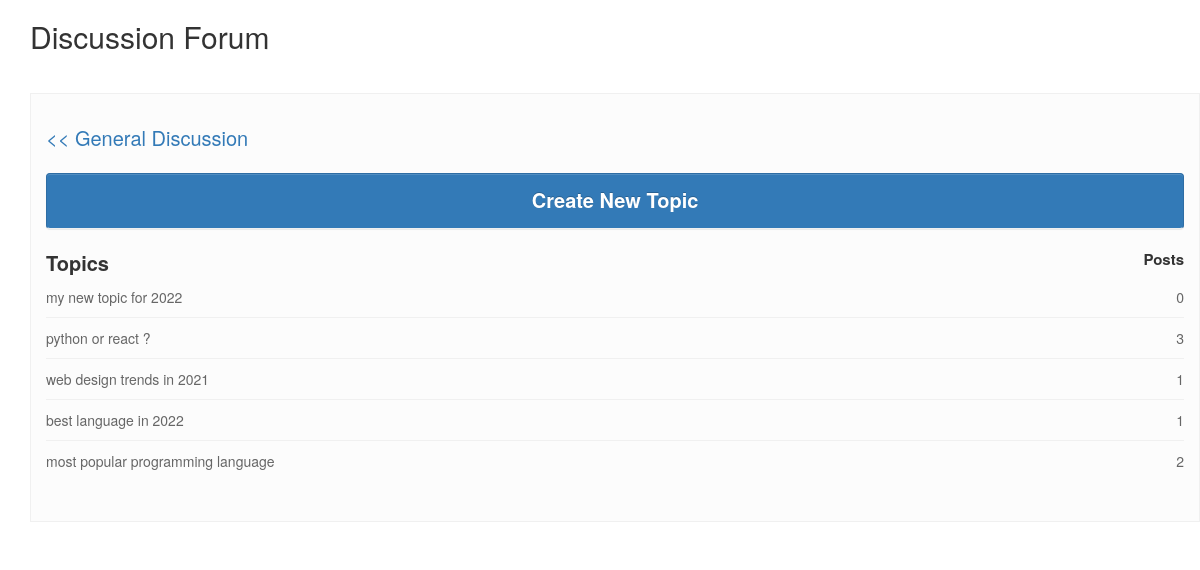
Screenshot of /discussion-forum/category.php?category_id=3 with the database file from the repository.
### tables this page shows
CREATE TABLE `forum_category` (
  `category_id` int(11) NOT NULL,
  `name` varchar(255) NOT NULL,
  `description` text NOT NULL
);

CREATE TABLE `forum_topics` (
  `topic_id` int(11) NOT NULL,
  `subject` varchar(255) NOT NULL,
  `category_id` int(11) NOT NULL,
  `user_id` int(11) NOT NULL,
  `created` datetime NOT NULL DEFAULT current_timestamp()
);

### discussion-forum/class/Category.php (called while the page is built, shortened)
<?php
class Category {
	private $categoryTable = 'forum_category';
	public $category_id;
	private $conn;
	public function __construct($db){
        $this->conn = $db;
    }
	public function getCategory(){
		if($this->category_id) {
			$sqlQuery = "SELECT name FROM ".$this->categoryTable." WHERE category_id = ?";
			$stmt = $this->conn->prepare($sqlQuery);
			$stmt->bind_param("i", $this->category_id);
			$stmt->execute();
			$result = $stmt->get_result();
			$categoryDetails = $result->fetch_assoc();
			return $categoryDetails;
		}
	}
}
?>

### discussion-forum/class/Topic.php (called while the page is built, shortened)
<?php
class Topic {
	private $topicTable = 'forum_topics';
	private $postTable = 'forum_posts';
	private $categoryTable = 'forum_category';
	private $conn;
	public $category_id;
	public $topic_id;
	public function __construct($db){
        $this->conn = $db;
    }
	public function getTopicList(){
		if($this->category_id) {
			$sqlQuery = "
				SELECT c.name, c.category_id, t.subject, t.topic_id, t.user_id, t.created
				FROM ".$this->topicTable." as t
				LEFT JOIN ".$this->categoryTable." as c ON t.category_id = c.category_id
				WHERE t.category_id = ".$this->category_id."
				ORDER BY t.topic_id DESC";
			$stmt = $this->conn->prepare($sqlQuery);
			$stmt->execute();
			$result = $stmt->get_result();
			return $result;
		}
	}
	public function getTopicPostCount(){
		if($this->topic_id) {
			$sqlQuery = "
				SELECT count(*) as total_posts
				FROM ".$this->postTable."
				WHERE topic_id = ".$this->topic_id;
			$stmt = $this->conn->prepare($sqlQuery);
			$stmt->execute();
			$result = $stmt->get_result();
			$categoryDetails = $result->fetch_assoc();
			return $categoryDetails['total_posts'];
		}
	}
}
?>

### discussion-forum/category.php (the view, shortened to what this page needs)
<?php
include_once 'config/Database.php';
include_once 'class/Category.php';
include_once 'class/Topic.php';
$database = new Database();
$db = $database->getConnection();
$categories = new Category($db);
$topics = new Topic($db);
include('inc/header.php');
?>
<link rel="stylesheet" href="https://maxcdn.bootstrapcdn.com/bootstrap/3.3.5/css/bootstrap.min.css">
<link rel="stylesheet" href="css/style.css">
<?php include('inc/container.php'); ?>
<div class="container">
	<div class="row">
		<h2>Discussion Forum</h2>
		<?php if(empty($_GET['category_id'])) { ?>
			<div class="single category">
				<ul class="list-unstyled">
					<li><span style="font-size:25px;font-weight:bold;">Categories</span> <span class="pull-right"><span style="font-size:20px;font-weight:bold;">Topics / Posts</span></span></li>
					<?php
					$result = $categories->getCategoryList();
					while ($category = $result->fetch_assoc()) {
						$categories->category_id = $category['category_id'];
						$totalTopic = $categories->getCategoryTopicsCount();
						$totalPosts = $categories->getCategoryPostsCount();
					?>
						<li><a href="category.php?category_id=<?php echo $category['category_id'];?>" title=""><?php echo $category['name']; ?> <span class="pull-right"><?php echo $totalTopic; ?> / <?php echo $totalPosts; ?></span></a></li>
					<?php } ?>
				</ul>
		   </div>
	   <?php } else if(!empty($_GET['category_id'])) { ?>
		   <div class="single category">
				<?php
				$categories->category_id = $_GET['category_id'];
				$categoryDetails = $categories->getCategory();
				?>
				<span style="font-size:20px;"><a href="category.php"><< <?php echo $categoryDetails['name']; ?></a></span>
				<br>	<br>
				<ul class="list-unstyled">
					<li class="text-right">
					<a type="button" class="btn btn-primary" href="compose.php?category_id=<?php echo $_GET['category_id'];?>"><span style="font-size:20px;font-weight:bold;color:white;">Create New Topic</span></a>
					</li><br>
					<li><span style="font-size:20px;font-weight:bold;">Topics</span> <span class="pull-right"><span style="font-size:15px;font-weight:bold;">Posts</span></span></li>
					<?php
					$topics->category_id = $_GET['category_id'];
					$result = $topics->getTopicList();
					while ($topic = $result->fetch_assoc()) {
						$topics->topic_id = $topic['topic_id'];
						$totalTopicPosts = $topics->getTopicPostCount();
					?>
						<li><a href="post.php?topic_id=<?php echo $topic['topic_id'];?>" title=""><?php echo $topic['subject']; ?> <span class="pull-right"><?php echo $totalTopicPosts; ?></span></a></li>
					<?php } ?>
				</ul>
		   </div>
	   <?php } ?>
	</div>
</div>
<?php include("inc/footer.php"); ?>

### discussion-forum/css/style.css (style rules this page uses)
.single { padding: 30px 15px; margin-top: 40px; background: #fcfcfc; border: 1px solid #f0f0f0; }
.single li a { color: #666; font-size: 14px; border-bottom: 1px solid #f0f0f0; line-height: 40px; display: block; text-decoration: none; }
.single li:last-child a { border-bottom: 0; }

### rows the page displays
forum_category: name "General Discussion"
forum_topics: subject "my new topic for 2022", totalTopicPosts "0"
forum_topics: subject "python or react ?", totalTopicPosts "3"
forum_topics: subject "web design trends in 2021", totalTopicPosts "1"
forum_topics: subject "best language in 2022", totalTopicPosts "1"
forum_topics: subject "most popular programming language", totalTopicPosts "2"
